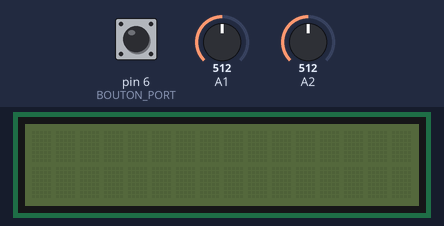
Recording of a sketch running on a simulated Arduino Uno, built with avr-gcc and run on an emulated ATmega328P. On the bench: 16×2 character LCD. The test bench sets the inputs (shaded band); at power-on: pin 6 (BOUTON_PORT) LOW, A1 = 512, A2 = 512. The local clock reads 2024-03-15 10:24:30 at power-on unless the sketch sets it; storage starts empty.

Above: at 1.3 s.
1.4 s: pin 6 (BOUTON_PORT) driven HIGH
At 2.6 s:
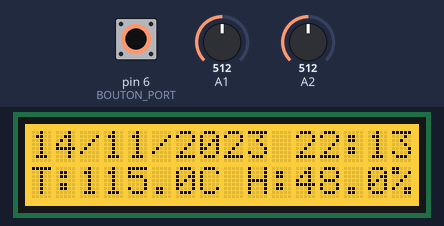
2.9 s: pin 6 (BOUTON_PORT) pulsed LOW 5 times (0.12 s each, 0.3 s apart)
At 5.2 s:
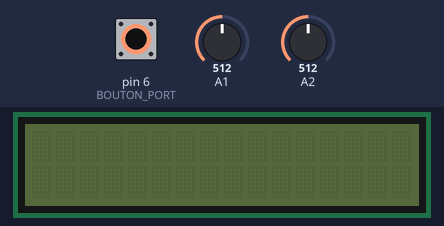
Timing chart, 0 to 6.7 s (numbered marks = the images above; inputs shaded):
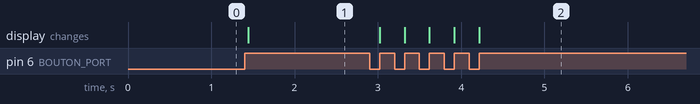

Measured:
- after the input at 1.4 s, the display: changes at once (image 1)
- after the input at 2.9 s, the display: changes after 0.12 s (image 2)

The sketch:

projet_iot_monitoring.ino
```cpp
/*
#   DURAND Boris
#
#   Fichier principal pour l'arduino (système embarqué du projet)
#
*/
#include <DS3231.h>

#include "b_projet_iot.h"

DS3231 moduleHorloge;
RTCDateTime infoDateHeure;

unsigned int etatDuLCD = 0;
unsigned int heureSauvegarde = 0;
bool fichierCsvExiste = false;
bool fichierJsonExiste = false;

void setup(){
  pinMode(BOUTON_PORT, INPUT);
  pinMode(BOUTON_PORT_DEUX, INPUT);
  Serial.begin(9600);
  activation_ecran_LCD();
  moduleHorloge.begin();
  moduleHorloge.setDateTime(__DATE__, __TIME__);
  infoDateHeure = moduleHorloge.getDateTime();
  delay(100);
  heureSauvegarde = infoDateHeure.hour;
  activation_lecteur_sd();
}

void loop(){
  infoDateHeure = moduleHorloge.getDateTime();
  if( LECTURE_BOUTON && (etatDuLCD==0) ){
    etatDuLCD = allumer_ecran_LCD();
    ecrir_sur_premiere_ligne();
    affichage_date(infoDateHeure.year, infoDateHeure.month, infoDateHeure.day);
    affichage_heure(infoDateHeure.hour, infoDateHeure.minute);
    ecrir_sur_seconde_ligne();
    afficher_temperature_TMP36();
    afficher_humidite_HIH4030(lecture_capteur_temperature_TMP36());
    while(LECTURE_BOUTON);
  }else if( LECTURE_BOUTON && (etatDuLCD==1) ){etatDuLCD = eteindre_ecran_LCD();while(LECTURE_BOUTON);};

  if(infoDateHeure.hour == heureSauvegarde){

    if(!verifier_fichier_csv_existe(infoDateHeure.hour) && !verifier_fichier_json_existe(infoDateHeure.hour)){
      creation_fichier_csv(infoDateHeure.year);
      delay(100);
      creation_fichier_json(infoDateHeure.year);
    }else if(!verifier_fichier_json_existe(infoDateHeure.hour) && verifier_fichier_csv_existe(infoDateHeure.hour)){
      creation_fichier_json(infoDateHeure.year);
    }else if(!verifier_fichier_csv_existe(infoDateHeure.hour) && verifier_fichier_json_existe(infoDateHeure.hour)){
      creation_fichier_csv(infoDateHeure.year);
    }
    ecriture_donnee_fichier_csv( infoDateHeure, lecture_capteur_temperature_TMP36(), lecture_capteur_humidite_HIH4030(lecture_capteur_temperature_TMP36()) );
    ecriture_donnee_fichier_json( infoDateHeure, lecture_capteur_temperature_TMP36(), lecture_capteur_humidite_HIH4030(lecture_capteur_temperature_TMP36()) );
    heureSauvegarde++;
    //enregistrement_usb( infoDateHeure, lecture_capteur_temperature_TMP36(), lecture_capteur_humidite_HIH4030(lecture_capteur_temperature_TMP36()) );
    if(heureSauvegarde == 24){heureSauvegarde = 0;};
  }

  if(TEST_ENVOIE){
    enregistrement_usb( infoDateHeure, lecture_capteur_temperature_TMP36(), lecture_capteur_humidite_HIH4030(lecture_capteur_temperature_TMP36()) );
  }
}
```

b_projet_iot.h
```cpp
#ifndef __BIBLIOTHEQUE__
#define __BIBLIOTHEQUE__

#include <DS3231.h>

#define TMP36_PORT              A2
#define HIH4030_PORT            A1
#define CARTESD_PORT            7
#define BOUTON_PORT             6
#define BOUTON_PORT_DEUX        0

#define TMP36_TENSION           3.3
#define HIH4030_TENSION         5

#define CONVERTION_BINAIRE      1024
#define CONVERTION_MILLIVOLT    1000

#define ROUGE                   255
#define VERT                    192
#define BLEU                    0

#define LCD_ALLUME              1
#define LCD_ETEIND              0

#define LECTURE_BOUTON          digitalRead(BOUTON_PORT)
#define TEST_ENVOIE             digitalRead(BOUTON_PORT_DEUX)
#define LECTURE_PORT            analogRead

float lecture_capteur_temperature_TMP36();
float lecture_capteur_humidite_HIH4030(float valeurTemperature);

void affichage_date(uint16_t valeurAnnee, uint8_t valeurMois, uint8_t valeurJour);
void affichage_heure(uint8_t valeurHeure, uint8_t valeurMinute);
void afficher_temperature_TMP36();
void afficher_humidite_HIH4030(float valeurTemperature);
int allumer_ecran_LCD();
int eteindre_ecran_LCD();
void ecrir_sur_premiere_ligne();
void ecrir_sur_seconde_ligne();
void activation_ecran_LCD();

void activation_lecteur_sd();
bool verifier_fichier_csv_existe(uint16_t valeurAnnee);
bool verifier_fichier_json_existe(uint16_t valeurAnnee);
void creation_fichier_csv(uint16_t valeurAnnee);
void creation_fichier_json(uint16_t valeurAnnee);
void ecriture_donnee_fichier_csv(RTCDateTime infoDateHeure, float valeurTemperature, float valeurHumidite);
void ecriture_donnee_fichier_json(RTCDateTime infoDateHeure, float valeurTemperature, float valeurHumidite);

void enregistrement_usb(RTCDateTime infoDateHeure, float valeurTemperature, float valeurHumidite);

#endif
```

capteurs_analogique.cpp
```cpp
#include "Arduino.h"

#include "b_projet_iot.h"

float lecture_capteur_temperature_TMP36(){
    float valeurTemperature;

    valeurTemperature = ( LECTURE_PORT(TMP36_PORT) * ( (TMP36_TENSION * CONVERTION_MILLIVOLT) / CONVERTION_BINAIRE ) - 500 ) /10;

    return valeurTemperature;
}

float lecture_capteur_humidite_HIH4030(float valeurTemperature){
    float valeurHumidite;

    valeurHumidite = ( LECTURE_PORT(HIH4030_PORT) * HIH4030_TENSION ) / CONVERTION_BINAIRE;
    valeurHumidite /= ( 0.0062 * HIH4030_TENSION );
    valeurHumidite -= 25.81;
    valeurHumidite /= (1.0546 - (0.00216 * valeurTemperature));

    return valeurHumidite;
}
```

communication.cpp
```cpp
#include <DS3231.h>

#include "Arduino.h"
#include "b_projet_iot.h"

void enregistrement_usb(RTCDateTime infoDateHeure, float valeurTemperature, float valeurHumidite){

  const int idSe = 2 ;
  Serial.println(idSe);delay(1000);
  Serial.println(infoDateHeure.year);delay(100);
  Serial.println(infoDateHeure.month);delay(100);
  Serial.println(infoDateHeure.day);delay(100);
  Serial.println(infoDateHeure.hour);delay(100);
  Serial.println(infoDateHeure.minute);delay(100);
  Serial.println(valeurTemperature);delay(100);
  Serial.println(valeurHumidite);delay(100);
}
```

lecteur_sd.cpp
```cpp
#include <SPI.h>
#include <SD.h>
#include <DS3231.h>

#include "Arduino.h"
#include "b_projet_iot.h"

File fichierSauvegardeDonnee;

void activation_lecteur_sd(){
    SD.begin(CARTESD_PORT);
}

bool verifier_fichier_csv_existe(uint16_t valeurAnnee){
    bool fichierExiste;
    fichierExiste = SD.exists(String(valeurAnnee)+".csv");
    delay(100);
    return fichierExiste;
}

bool verifier_fichier_json_existe(uint16_t valeurAnnee){
    bool fichierExiste;
    fichierExiste = SD.exists(String(valeurAnnee)+".json");
    delay(100);
    return fichierExiste;
}

void creation_fichier_csv(uint16_t valeurAnnee){
    fichierSauvegardeDonnee = SD.open(String(valeurAnnee)+".csv", FILE_WRITE);
    if(fichierSauvegardeDonnee){
        fichierSauvegardeDonnee.println("Date-Heure,Temperature,Humidite");
        fichierSauvegardeDonnee.close();
        delay(100);
    }
    else{
        //afficher l'erreur
    }
}

void creation_fichier_json(uint16_t valeurAnnee){
    fichierSauvegardeDonnee = SD.open(String(valeurAnnee)+".json", FILE_WRITE);
    if(fichierSauvegardeDonnee){
        fichierSauvegardeDonnee.println("Date-Heure,Temperature,Humidite");
        fichierSauvegardeDonnee.close();
        delay(100);
    }
    else{
        //afficher l'erreur
    }
}

void ecriture_donnee_fichier_csv(RTCDateTime infoDateHeure, float valeurTemperature, float valeurHumidite){
    fichierSauvegardeDonnee = SD.open(String(infoDateHeure.year)+".csv", FILE_WRITE);
    if(fichierSauvegardeDonnee){
        fichierSauvegardeDonnee.print( String(infoDateHeure.year) );fichierSauvegardeDonnee.print("/");
        fichierSauvegardeDonnee.print( String(infoDateHeure.month) );fichierSauvegardeDonnee.print("/");
        fichierSauvegardeDonnee.print( String(infoDateHeure.day) );fichierSauvegardeDonnee.print(" ");
        fichierSauvegardeDonnee.print( String(infoDateHeure.hour) );fichierSauvegardeDonnee.print(":");
        if(infoDateHeure.minute < 10){
            fichierSauvegardeDonnee.print("0");
            fichierSauvegardeDonnee.print( String(infoDateHeure.minute) );fichierSauvegardeDonnee.print(",");
        }else{
          fichierSauvegardeDonnee.print( String(infoDateHeure.minute) );fichierSauvegardeDonnee.print(",");
        }
        fichierSauvegardeDonnee.print( String(valeurTemperature) );fichierSauvegardeDonnee.print(",");
        fichierSauvegardeDonnee.println( String(valeurHumidite) );
        fichierSauvegardeDonnee.close();
        delay(100);
    }
    else{
        //afficher l'erreur
    }
}

void ecriture_donnee_fichier_json(RTCDateTime infoDateHeure, float valeurTemperature, float valeurHumidite){
    fichierSauvegardeDonnee = SD.open(String(infoDateHeure.year)+".json", FILE_WRITE);
    if(fichierSauvegardeDonnee){
      fichierSauvegardeDonnee.print( String(infoDateHeure.year) );fichierSauvegardeDonnee.print("/");
      fichierSauvegardeDonnee.print( String(infoDateHeure.month) );fichierSauvegardeDonnee.print("/");
      fichierSauvegardeDonnee.print( String(infoDateHeure.day) );fichierSauvegardeDonnee.print(" ");
      fichierSauvegardeDonnee.print( String(infoDateHeure.hour) );fichierSauvegardeDonnee.print(":");
      if(infoDateHeure.minute < 10){
          fichierSauvegardeDonnee.print("0");
          fichierSauvegardeDonnee.print( String(infoDateHeure.minute) );fichierSauvegardeDonnee.print(",");
      }else{
        fichierSauvegardeDonnee.print( String(infoDateHeure.minute) );fichierSauvegardeDonnee.print(",");
      }
      fichierSauvegardeDonnee.print( String(valeurTemperature) );fichierSauvegardeDonnee.print(",");
      fichierSauvegardeDonnee.println( String(valeurHumidite) );
      fichierSauvegardeDonnee.close();
        delay(100);
    }
    else{
        //afficher l'erreur
    }
}
```

affichage_lcd.cpp
```cpp
#include "Arduino.h"
#include <Wire.h>

#include "b_projet_iot.h"
#include "rgb_lcd.h"

rgb_lcd moduleLCD;

void affichage_date(uint16_t valeurAnnee, uint8_t valeurMois, uint8_t valeurJour){
    moduleLCD.print(valeurJour);
    moduleLCD.print("/");
    moduleLCD.print(valeurMois);
    moduleLCD.print("/");
    moduleLCD.print(valeurAnnee);
    moduleLCD.print(" ");
}
void affichage_heure(uint8_t valeurHeure, uint8_t valeurMinute){
    moduleLCD.print(valeurHeure);
    moduleLCD.print(":");
    if(valeurMinute < 10){
        moduleLCD.print("0");
        moduleLCD.print(valeurMinute);
    }else{
        moduleLCD.print(valeurMinute);
    }
    moduleLCD.print("        ");
}
void afficher_temperature_TMP36(){
    moduleLCD.print("T:");
    moduleLCD.print(lecture_capteur_temperature_TMP36(),1);
    moduleLCD.print("C ");
}
void afficher_humidite_HIH4030(float valeurTemperature){
    moduleLCD.print("H:");
    moduleLCD.print(lecture_capteur_humidite_HIH4030(valeurTemperature),1);
    moduleLCD.print("% ");
}
int allumer_ecran_LCD(){
    moduleLCD.setRGB(ROUGE, VERT, BLEU);
    moduleLCD.display();
    return LCD_ALLUME;
}
int eteindre_ecran_LCD(){
    moduleLCD.setRGB(0,0,0);
    moduleLCD.noDisplay();
    return LCD_ETEIND;
}
void ecrir_sur_premiere_ligne(){
    moduleLCD.setCursor(0,0);
}
void ecrir_sur_seconde_ligne(){
    moduleLCD.setCursor(0,1);
}
void activation_ecran_LCD(){
    moduleLCD.begin(16,2);
    moduleLCD.setRGB(0, 0, 0);
    moduleLCD.noDisplay();
}
```
